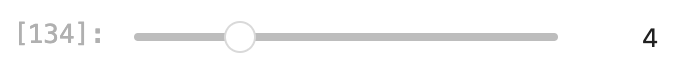
#> input picture slider-1.png, 700 x 82 px
$ jupyter execute talk.ipynb
#> lines starting #> are read from the running program, lines starting #| are printed output that depends on the picture
```{=latex}
\usepackage{hyperref}
\usepackage{graphicx}
\usepackage{listings}
\usepackage{textcomp}
\usepackage{fancyvrb}

\newcommand{\passthrough}[1]{\lstset{mathescape=false}#1\lstset{mathescape=true}}
\newcommand{\tightlist}{}
```

```{=latex}
\title{Jupyter for Education}
\author{Moshe Zadka -- https://cobordism.com}
\date{}

\begin{document}
\begin{titlepage}
\maketitle
\end{titlepage}

\frame{\titlepage}
```

```{=latex}
\begin{frame}
\frametitle{Acknowledgement of Country}

Hayward (in the San Francisco Bay Area)

Ancestral homeland of the Ohlone people

\end{frame}
```

I live in Hayward,
in the San Francisco Bay Area Peninsula.
I wish to acknowledge it as the
ancestral homeland
of the
Ohlone people.

# Introduction

# Modern teaching

```{=latex}
\begin{frame}
\frametitle{Teaching}

\pause A new world...

\end{frame}
```

I am not,
and have never been,
a full time teacher.
As such,
this section is not about
"teaching"
in the abstract:
it is there to establish context.

I do not have a time machine.
Any information you take from the talk
will only be useful to you in the future,
when you develop lesson plans and
other resources.

What does teaching look like in the mid
2020s?

## A hybrid world

```{=latex}
\begin{frame}
\frametitle{Hybrid world}

\pause In-person

\pause Remotely

\pause Self-paced

\end{frame}
```

Traditionally,
for millenia of human history,
teaching has been an in-person
affair.
People would come together in close proximity
to teach and learn.

Remote teaching is pretty old:
as old as radio and telegraph.
But for a year in 2020,
remote teaching was,
pretty much,
all we had.
Everyone was remote all the time.

Things have changed,
but they did not
"go back".
We live,
and will live in the forseeable future,
in a
"hybrid world".
Even if you are teaching fully in person
or fully remote,
chances are you will collaborate with someone
who does the opposite.
More likely,
some of your teaching will be in-person
and some will be remote:
maybe at the same time,
and maybe not.

In both modes of teaching,
we also have students doing
some
"self-paced"
learning.
Self-paced learning is a general term:
it includes formal education's
homework
and tests,
as well as
or teacher-assigned
in-class
study.

When thinking of developing resources,
it is important to consider all three modes.
Sometimes,
specific parts need to move,
or be copied,
from one to the other.

## Text

```{=latex}
\begin{frame}
\frametitle{Share text}

\pause Contents

\pause Formatting

\end{frame}
```

One important part of teaching is presenting text.
Whether it is a teacher writing on the blackboard
or an instructor projecting text on a screen,
the written word is useful.
Even if the advice is to
*minimize*
text displayed,
it is rarely to eliminate it altogether.

## Visuals

[cell 1]
from PIL import ImageFont, ImageDraw, Image

image = Image.new("RGB", (500, 200), color=(255,255,255))
#> image: PIL image 500x200 RGB; every value is 255
draw = ImageDraw.Draw(image)
font = ImageFont.truetype("static/DancingScript-Regular.ttf", 50)
small = ImageFont.truetype("static/DancingScript-Regular.ttf", 10)
medium = ImageFont.truetype("static/DancingScript-Regular.ttf", 20)
tiny = ImageFont.truetype("static/DancingScript-Regular.ttf", 5)
draw.text((10, 10), "Worth a...", font=font, fill=(0,0,0))
for i in range(10):
    draw.text((i*45, 55), "word", font=medium, fill=(0,0,0))
for i in range(300):
    x, y = divmod(i, 50)
    draw.text((y*25, 75+x*10), "word", font=small, fill=(0,0,0))
for i in range(700):
    x, y = divmod(i, 50)
    draw.text((y*15, 135+x*7), "word", font=tiny, fill=(0,0,0))

```{=latex}
\begin{frame}[fragile]
\frametitle{Visuals}

\pause A thousand words...
```

[cell 2]
image
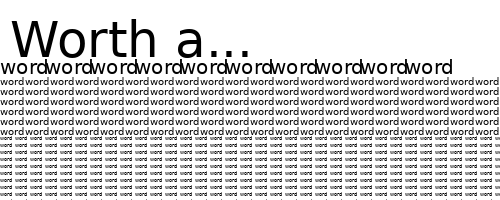
#> Out: PIL image 500x200 RGB; min 0, max 255, mean 214.3

```{=latex}
\end{frame}
```

"Visual aids"
is an important concept of teaching.
A picture might not be worth a thousand words,
but it is a good anchor for humans,
who are visual creatures.
Graphs, diagrams, photographs,
and other things
are all useful to show students
and anchor their attention.

## Interactivity

[cell 3]
from ipywidgets import IntSlider

[cell 4]
slider = IntSlider(min=2, max=10)

[cell 5]
slider

[cell 6]
slider_img = Image.open("slider-1.png").convert("RGB")
x, y = slider_img.size
#> x = 700; y = 82
slider_img = slider_img.resize((x//4, y//4))
#> slider_img: PIL image 175x20 RGB

[cell 7]
def draw_sample(value):
    image = Image.new("RGB", (200, 100), color=(255,255,255))
#> image: PIL image 200x100 RGB; every value is 255
    draw = ImageDraw.Draw(image)
    font = ImageFont.truetype("static/DancingScript-Regular.ttf",
                              10 * slider.value)
    draw.text((10, 10), "Sample", font=font, fill=(0,0,0))
    return image

```{=latex}
\begin{frame}[fragile]
\frametitle{Interactivity...}

\pause Change the inputs...
\pause
```

[cell 8]
slider_img

[cell 9]
draw_sample(slider.value)
#> (the call stopped at in draw_sample, `font = ImageFont.truetype("static/DancingScript-Regular.ttf", 10 * sli..`: ipywidgets is not available in this run)

```{=latex}
\end{frame}
```

[cell 10]
slider = IntSlider(min=2, max=10)

[cell 11]
slider

[cell 12]
slider_img = Image.open("slider-2.png").convert("RGB")
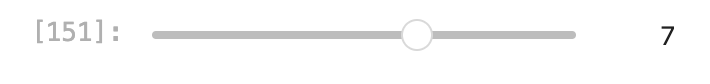
#> input picture slider-2.png, 710 x 84 px
#> slider_img: PIL image 710x84 RGB
x, y = slider_img.size
#> x = 710; y = 84
slider_img = slider_img.resize((x//4, y//4))
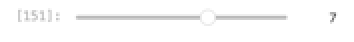
#> slider_img: PIL image 177x21 RGB (shown 2 times larger); min 98, max 255, mean 250.3

```{=latex}
\begin{frame}[fragile]
\frametitle{Interactivity...}

\pause ...see the new outputs
\pause
```

[cell 13]
slider_img

[cell 14]
draw_sample(slider.value)
#> (the call stopped at in draw_sample, `font = ImageFont.truetype("static/DancingScript-Regular.ttf", 10 * sli..`: ipywidgets is not available in this run)
